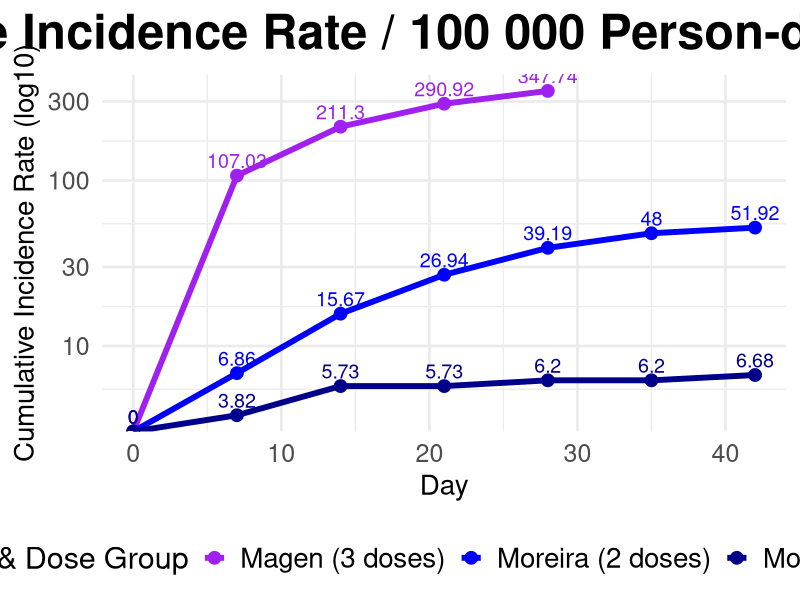

Recreate this plot in R.

library(ggplot2)
library(dplyr)

# 1. Read the CSV files
magen_2022          <- read.csv("magen_2022.csv", header = TRUE)
moreira_2_doses     <- read.csv("moreira_2022_2_doses.csv", header = TRUE)
moreira_3_doses     <- read.csv("moreira_2022_3_doses.csv", header = TRUE)

# 2. Assign labels for each dataset
magen_2022$Group      <- "Magen (3 doses)"
moreira_2_doses$Group <- "Moreira (2 doses)"
moreira_3_doses$Group <- "Moreira (3 doses)"

# 3. Combine all data into one data frame
all_data <- bind_rows(magen_2022,
                      moreira_2_doses,
                      moreira_3_doses)

# 4. Create the plot using ggplot2
ggplot(all_data, aes(x = Day, y = CumulativeIncidenceRate, color = Group)) +
  # Lines: make them thicker
  geom_line(size = 2) +
  
  # Points on each data value
  geom_point(size = 4) +
  
  # Data labels directly on the plot
  geom_text(
    aes(label = round(CumulativeIncidenceRate, 2)),
    vjust = -0.5,
    size = 5,
    show.legend = FALSE
  ) +
  
  # Manually set colors for each group
  scale_color_manual(
    values = c(
      "Moreira (3 doses)" = "darkblue",
      "Moreira (2 doses)" = "blue",
      "Magen (3 doses)"   = "purple"
    )
  ) +
  
  # Axis and legend labels
  labs(
    title = "Cumulative Incidence Rate / 100 000 Person-days Over Time",
    x = "Day",
    y = "Cumulative Incidence Rate (log10)",
    color = "Study & Dose Group"
  ) +
  
  # Use a larger base size in theme_minimal to get larger text overall
  theme_minimal(base_size = 20) +    # Increased from 14 to 18
  
  # Further theme customizations
  theme(
    plot.title = element_text(face = "bold", hjust = 0.5, size = 35),
    legend.position = "bottom",
    legend.text = element_text(size = 20),
    legend.title = element_text(size = 22),
    
    # Adjust axis text and titles separately, if desired
    axis.title = element_text(size = 20),
    axis.text = element_text(size = 18)
  ) +
  
  # Log-transform the y-axis
  scale_y_log10()

